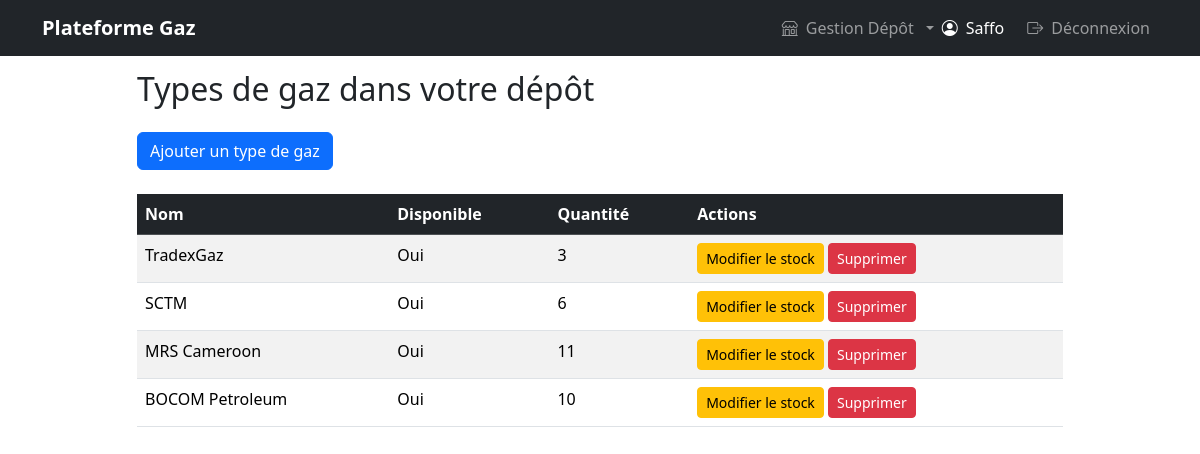
/types-gaz/ (signed in), run on the app's committed database.
### gestion_gaz/models.py (models this page shows, shortened)
class TypeGaz(models.Model):
    TYPE_GAZ_CHOICES = [
        ('TradexGaz', 'TradexGaz'),
        ('GPL', 'GPL'),
        ('SCTM', 'SCTM'),
        ('TotalEnergies', 'TotalEnergies'),
        ('Afriquia Gaz', 'Afriquia Gaz'),
        ('Camgaz', 'Camgaz'),
        ('GlocalGaz', 'GlocalGaz'),
        ('Gaz du Cameroun', 'Gaz du Cameroun (GDC)'),
        ('MRS Cameroon', 'MRS Cameroon'),
        ('BOCOM Petroleum', 'BOCOM Petroleum'),
    ]
    nom = models.CharField(max_length=50, choices=TYPE_GAZ_CHOICES)
    depot = models.ForeignKey(Depot, related_name='types_gaz', on_delete=models.CASCADE)
    est_disponible = models.BooleanField(default=True)
    quantite_stock = models.PositiveIntegerField(default=0)
    class Meta:
        constraints = [
            models.UniqueConstraint(fields=['nom', 'depot'], name='unique_nom_depot')
        ]

### gestion_gaz/views.py (the view)
# urls.py: path('types-gaz/', views.liste_types_gaz, name='liste_types_gaz'),
@login_required
def liste_types_gaz(request):
    if not check_depot_access(request.user):
        messages.error(request, "Seuls les propriétaires de dépôts peuvent voir la liste des types de gaz.")
        return redirect('accueil')
    types_gaz = TypeGaz.objects.filter(depot=request.user.depot)
    return render(request, 'liste_types_gaz.html', {'types_gaz': types_gaz})

### gestion_gaz/views.py (called while the page is built)
def check_depot_access(user):
    try:
        user.depot
        return True
    except AttributeError:
        return False

### gestion_gaz/templates/liste_types_gaz.html
{% extends 'base.html' %}
{% block contenu %}
<div class="row">
    <div class="col-md-10 mx-auto">
        <h2 class="mb-4">Types de gaz dans votre dépôt</h2>
        <a href="{% url 'ajouter_type_gaz' %}" class="btn btn-primary mb-4">Ajouter un type de gaz</a>
        {% if types_gaz %}
            <div class="table-responsive">
                <table class="table table-striped table-hover">
                    <thead class="table-dark">
                        <tr>
                            <th>Nom</th>
                            <th>Disponible</th>
                            <th>Quantité</th>
                            <th>Actions</th>
                        </tr>
                    </thead>
                    <tbody>
                        {% for type_gaz in types_gaz %}
                        <tr>
                            <td>{{ type_gaz.nom }}</td>
                            <td>{{ type_gaz.est_disponible|yesno:"Oui,Non" }}</td>
                            <td>{{ type_gaz.quantite_stock }}</td>
                            <td>
                                <a href="{% url 'modifier_stock' type_gaz.pk %}" class="btn btn-warning btn-sm">Modifier le stock</a>
                                <a href="{% url 'supprimer_type_gaz' type_gaz.pk %}" class="btn btn-danger btn-sm">Supprimer</a>
                            </td>
                        </tr>
                        {% endfor %}
                    </tbody>
                </table>
            </div>
        {% else %}
            <div class="alert alert-info">
                Aucun type de gaz enregistré.
            </div>
        {% endif %}
    </div>
</div>
{% endblock %}

### gestion_gaz/templates/base.html (shortened to what this page needs)
<!DOCTYPE html>
<html lang="fr">
<head>
    <link href="https://cdn.jsdelivr.net/npm/bootstrap@5.3.2/dist/css/bootstrap.min.css" rel="stylesheet">
    <link href="https://cdn.jsdelivr.net/npm/bootstrap-icons/font/bootstrap-icons.css" rel="stylesheet">
</head>
<body>
    <nav class="navbar navbar-expand-lg navbar-dark bg-dark fixed-top">
        <div class="container">
            <a class="navbar-brand" href="{% url 'accueil' %}">Plateforme Gaz</a>
            <div class="collapse navbar-collapse" id="navbarNav">
                <ul class="navbar-nav ms-auto">
                    {% if user.is_authenticated %}
                        {% if user.depot %}
                            <li class="nav-item dropdown">
                                <a class="nav-link dropdown-toggle" href="#" id="depotMenu" role="button" data-bs-toggle="dropdown" aria-expanded="false">
                                    <i class="bi bi-shop"></i> Gestion Dépôt
                                </a>
                            </li>
                        {% else %}
                            <li class="nav-item">
                                <a class="nav-link" href="{% url 'recherche_gaz' %}"><i class="bi bi-search"></i> Rechercher Gaz</a>
                            </li>
                        {% endif %}
                        <li class="nav-item user-info">
                            <i class="bi bi-person-circle"></i>
                            <span>{{ user.username }}</span>
                        </li>
                        <li class="nav-item">
                            <a class="nav-link" href="{% url 'logout' %}"><i class="bi bi-box-arrow-right"></i> Déconnexion</a>
                        </li>
                    {% endif %}
                </ul>
            </div>
        </div>
    </nav>
    <div class="container">
        {% block contenu %}
        {% endblock %}
    </div>
</body>
</html>

### gestion_gaz/templates/base.html (style rules this page uses)
body { padding-top: 70px; }
.navbar-brand { font-weight: bold; }
.navbar-nav .nav-link { display: flex; align-items: center; gap: 8px; }
.user-info { color: #fff; margin-right: 15px; display: flex; align-items: center; gap: 8px; }

### data on the page
TypeGaz: nom "TradexGaz", est_disponible "Oui", quantite_stock "3"
TypeGaz: nom "SCTM", est_disponible "Oui", quantite_stock "6"
TypeGaz: nom "MRS Cameroon", est_disponible "Oui", quantite_stock "11"
TypeGaz: nom "BOCOM Petroleum", est_disponible "Oui", quantite_stock "10"

### other printed values
{{ user.username }} "Saffo"
